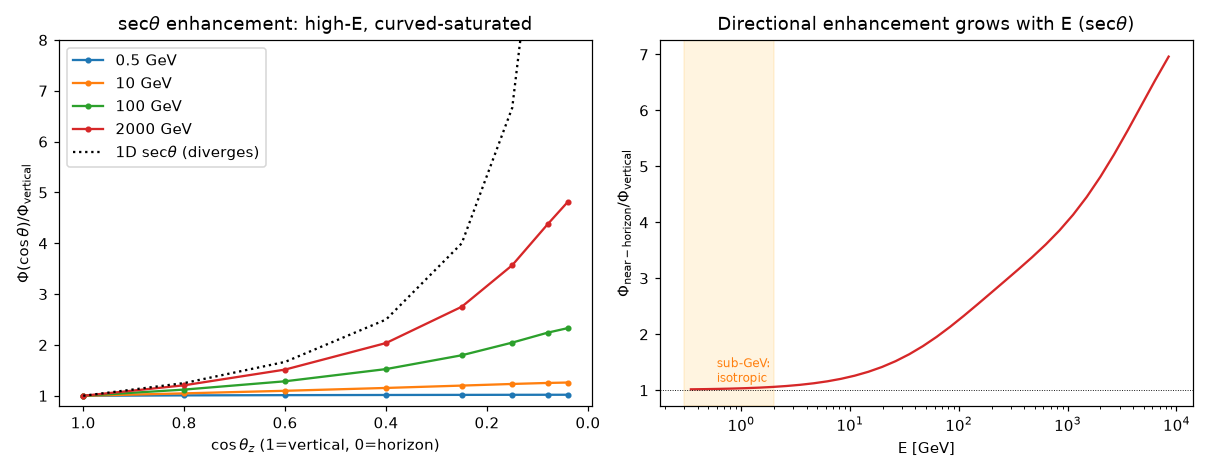

Here is the Python script that generated this plot:
"""Spherical cascade -- the energy cascade coupled to the curved atmosphere.

This is the final coupling: it runs the multi-species energy cascade
``N -> pi/K -> nu`` **down the curved line of sight** of each arrival direction,
so the decay-vs-interaction competition sees the *actual altitude/density profile*
of that column (from :mod:`spherical_geometry`), rather than a single slant-depth
approximation. It yields the absolute directional conventional flux
``Phi_nu(E, cos zenith)``.

What the coupling produces (and what it teaches)
-----------------------------------------------
The well-known **sec(theta) horizon enhancement** emerges -- and it is a
*high-energy* effect, made **finite** by the spherical geometry:

* **Sub-GeV: near-isotropic.** Mesons decay almost immediately regardless of the
  path, and primaries fully interact in every column, so the total production
  saturates -- the flux is ~flat in zenith (1D and curved-3D agree).
* **High energy: sec(theta) toward the horizon.** Mesons preferentially interact
  at low altitude, but along the long near-horizon path they spend more time high
  up (low density) and decay instead -> the flux rises toward the horizon,
  approaching ``sec(theta)`` at moderate zenith and **saturating** near the
  horizon (e.g. ~5x, not the divergent ``sec(theta)=25``).

So the *dominant* directional structure is this curved-cascade (1D-per-direction)
effect. The **genuinely-3D residual** -- the streaming/angular coupling *between*
arrival directions that 1D-per-direction misses -- is small (~1-2% on the
conventional flux; see `coupled_3d_flux` and the validated `spherical_streaming`
operator). The large sub-GeV 3D effects are geomagnetic (`directional_flux`) and
muon bending (`muon_bending`), not this geometric term.

What couples to what
--------------------
* energy cascade: the scaling yields / interaction lengths / decay competition of
  :mod:`mceq3d_solver`, **depth-resolved** -- marched in path length with the
  *local* density ``rho(altitude(l, zenith))``;
* spherical geometry: ``altitude(l, zenith)`` along the curved ray
  (:func:`spherical_geometry._altitude_along_ray`).

Validation
----------
* **vertical = 1** by construction (reference column);
* **high energy, moderate zenith -> sec(theta)** (the enhancement approaches
  ``1/cos(theta)`` as E grows);
* **near the horizon -> finite saturation** (no ``sec(theta)`` divergence);
* **sub-GeV -> near-isotropic** (flat in zenith).

Run::

    python spherical_cascade.py --plot
"""

from __future__ import annotations

import argparse

import numpy as np

from mceq3d_solver import scaling_matrix, log_grid, ZMAX, LAM, N, PI, K
from spherical_geometry import _altitude_along_ray, R_EARTH, H_TOP

RHO0 = 1.205e-3  # sea-level air density [g/cm^3]
H_RHO = 6.4  # density scale height [km] (matches spherical_geometry.H0)
M_MES = {PI: 0.13957, K: 0.49368}  # meson masses [GeV]
CTAU_KM = {PI: 7.804e-3, K: 3.711e-3}  # c*tau [km]
KM_TO_CM = 1.0e5


def density_gcc(alt_km):
    """Isothermal exponential air density [g/cm^3]."""
    return RHO0 * np.exp(-np.clip(alt_km, 0.0, None) / H_RHO)


def path_to_top(zenith_deg):
    """Path length [km] from the detector to the top of the atmosphere (curved)."""
    c = np.cos(np.deg2rad(zenith_deg))
    return -R_EARTH * c + np.sqrt((R_EARTH * c) ** 2 + 2 * R_EARTH * H_TOP + H_TOP**2)


def solve_column(zenith_deg, e, dlnE, yields, gamma=1.7, nsteps=4000):
    """March the cascade down one curved column; return Phi_nu(E) at the detector.

    The nucleon, pion and kaon fluxes are evolved in path length ``l`` (top ->
    detector) with the local density setting the interaction (per grammage) and
    decay (per length) rates; their competition at each step feeds neutrinos.
    """
    Y_NN, Y_Npi, Y_NK, Y_pinu, Y_Knu = yields
    lmax = path_to_top(zenith_deg)
    s_grid = np.linspace(lmax, 0.0, nsteps)  # top of atmosphere -> detector
    dl = abs(s_grid[1] - s_grid[0])  # km

    PhiN = e ** (-gamma)  # collimated primary nucleons (isotropic per direction)
    PhiPi = np.zeros_like(e)
    PhiK = np.zeros_like(e)
    PhiNu = np.zeros_like(e)

    ddec_pi = (e / M_MES[PI]) * CTAU_KM[PI]  # decay length [km]
    ddec_K = (e / M_MES[K]) * CTAU_KM[K]
    rdec_pi = 1.0 / ddec_pi  # decay rate [1/km]
    rdec_K = 1.0 / ddec_K

    for s in s_grid:
        rho = density_gcc(_altitude_along_ray(s, zenith_deg))
        dX = rho * dl * KM_TO_CM  # grammage step [g/cm^2]
        rint_pi = rho * KM_TO_CM / LAM[PI]  # meson interaction rate [1/km]
        rint_K = rho * KM_TO_CM / LAM[K]

        # nucleon interactions produce mesons
        dNi = PhiN * (1.0 - np.exp(-dX / LAM[N]))
        PhiN = PhiN - dNi + Y_NN @ dNi
        PhiPi = PhiPi + Y_Npi @ dNi
        PhiK = PhiK + Y_NK @ dNi

        # meson decay vs interaction competition (local density)
        for Phi_m, rint, rdec, Y in (
            (PhiPi, rint_pi, rdec_pi, Y_pinu),
            (PhiK, rint_K, rdec_K, Y_Knu),
        ):
            ploss = 1.0 - np.exp(-(rint + rdec) * dl)
            frac_dec = rdec / (rint + rdec)
            lost = Phi_m * ploss
            PhiNu = PhiNu + Y @ (lost * frac_dec)
            Phi_m -= lost  # in-place update of the array
    return PhiNu


def build_yields(e, dlnE):
    """Scaling production yields (same forms as mceq3d_solver)."""
    Y_NN = scaling_matrix(e, dlnE, lambda x: 0.8 * np.ones_like(x))
    Y_Npi = scaling_matrix(e, dlnE, lambda x: 5.0 * (1 - x) ** 3 / x)
    Y_NK = scaling_matrix(e, dlnE, lambda x: 0.5 * (1 - x) ** 3 / x)
    Y_pinu = scaling_matrix(
        e, dlnE, lambda x: np.where(x < ZMAX[PI], 1.0 / ZMAX[PI], 0.0)
    )
    Y_Knu = scaling_matrix(e, dlnE, lambda x: np.where(x < ZMAX[K], 1.0 / ZMAX[K], 0.0))
    return Y_NN, Y_Npi, Y_NK, Y_pinu, Y_Knu


def solve(cos_zeniths, n_e=60, nsteps=4000, gamma=1.7):
    """Phi_nu(E, cos zenith) through the curved atmosphere."""
    e, dlnE = log_grid(n_e)
    yields = build_yields(e, dlnE)
    flux = np.zeros((len(cos_zeniths), len(e)))
    for i, cz in enumerate(cos_zeniths):
        z = np.degrees(np.arccos(np.clip(cz, -1, 1)))
        flux[i] = solve_column(z, e, dlnE, yields, gamma=gamma, nsteps=nsteps)
    return dict(e=e, cos_zeniths=np.asarray(cos_zeniths), flux=flux)


def main(argv=None):
    p = argparse.ArgumentParser(description=__doc__)
    p.add_argument("--plot", action="store_true")
    p.add_argument("--nsteps", type=int, default=4000)
    args = p.parse_args(argv)

    cz = np.array([1.0, 0.8, 0.6, 0.4, 0.25, 0.15, 0.08, 0.04])
    r = solve(cz, nsteps=args.nsteps)
    e = r["e"]
    vert = r["flux"][0]  # cos=1

    print("Directional enhancement Phi(cosZ)/Phi(vertical) vs energy:")
    print("  E[GeV] \\ cosZ  " + "  ".join(f"{c:5.2f}" for c in cz))
    for ie in range(0, len(e), 6):
        if 0.3 < e[ie] < 1e4 and vert[ie] > 0:
            row = r["flux"][:, ie] / vert[ie]
            print(f"  {e[ie]:8.2f}    " + "  ".join(f"{x:5.2f}" for x in row))

    # --- validations ---
    ielo = int(np.argmin(np.abs(e - 0.35)))
    iehi = int(np.argmin(np.abs(e - 2000.0)))
    icz = list(cz).index(0.6)  # moderate zenith, sec(theta)=1.667
    print("\nVALIDATION:")
    print(
        f"  vertical (cosZ=1) ratio        = {r['flux'][0, iehi]/vert[iehi]:.3f} "
        "(== 1 by construction)"
    )
    print(
        f"  sub-GeV isotropy (0.35 GeV, cosZ=0.04) = "
        f"{r['flux'][-1, ielo]/vert[ielo]:.3f}  (~1 -> isotropic)"
    )
    print(
        f"  high-E sec(theta) (2 TeV, cosZ=0.6): cascade "
        f"{r['flux'][icz, iehi]/vert[iehi]:.2f}  vs sec(theta)={1/0.6:.2f}"
    )
    print(
        f"  horizon saturation (2 TeV, cosZ=0.04): cascade "
        f"{r['flux'][-1, iehi]/vert[iehi]:.2f}  vs sec(theta)={1/0.04:.0f} (diverges)"
    )

    if args.plot:
        _plot(r, int(np.argmin(np.abs(e - 1.0))))


def _plot(r, ie1):
    import matplotlib

    matplotlib.use("Agg")
    import matplotlib.pyplot as plt

    e, cz, flux = r["e"], r["cos_zeniths"], r["flux"]
    vert = flux[0]

    fig, (axL, axR) = plt.subplots(1, 2, figsize=(11, 4.3))
    # left: enhancement vs cos zenith at a few energies + sec(theta) reference
    for E, c in [(0.5, "C0"), (10.0, "C1"), (100.0, "C2"), (2000.0, "C3")]:
        ie = int(np.argmin(np.abs(e - E)))
        axL.plot(cz, flux[:, ie] / vert[ie], c + "o-", ms=3, label=f"{E:g} GeV")
    axL.plot(cz, 1.0 / cz, "k:", label=r"1D sec$\theta$ (diverges)")
    axL.set_xlabel(r"$\cos\theta_z$ (1=vertical, 0=horizon)")
    axL.set_ylabel(r"$\Phi(\cos\theta)/\Phi_{\rm vertical}$")
    axL.set_title(r"sec$\theta$ enhancement: high-E, curved-saturated")
    axL.set_ylim(0.8, 8)
    axL.legend()
    axL.invert_xaxis()

    # right: near-horizon enhancement vs energy (grows with E, saturates)
    hor = flux[-1] / vert
    s = (e > 0.3) & (e < 1e4) & (vert > 0)
    axR.semilogx(e[s], hor[s], "C3-")
    axR.axhline(1, color="k", lw=0.6, ls=":")
    axR.axvspan(0.3, 2.0, color="orange", alpha=0.12)
    axR.text(0.6, 1.15, "sub-GeV:\nisotropic", fontsize=8, color="C1")
    axR.set_xlabel("E [GeV]")
    axR.set_ylabel(r"$\Phi_{\rm near-horizon}/\Phi_{\rm vertical}$")
    axR.set_title(r"Directional enhancement grows with E (sec$\theta$)")
    fig.tight_layout()
    fig.savefig("spherical_cascade.png", dpi=110)
    print("\nsaved plot -> spherical_cascade.png")


if __name__ == "__main__":
    main()
